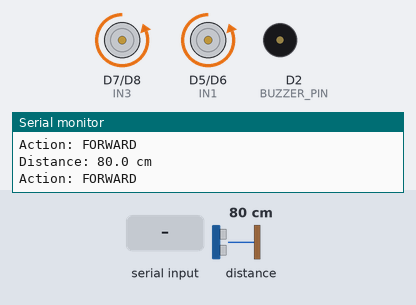
The sketch below on a simulated ESP8266 (NodeMCU). Shown: motor-driver pin pairs drawn as motors (green arrow = first pin HIGH = forward, orange = second pin HIGH = backward, longer = more drive), buzzer (waves = sounding, pin HIGH), the last lines printed to the serial monitor. Wiring (inferred from the names in the program): ultrasonic range finder: trigger D4; echo D3. Inputs (shaded band) come from the test bench; at power-on: distance to the obstacle 80 cm. The echo pulse lasts 58.3 µs per cm; pins used as bus, display or sensor lines are not drawn.

Above: at 1.2 s.
1.3 s: distance to the obstacle set to 17 cm
2.8 s: distance to the obstacle set to 13 cm
At 2.91 s:
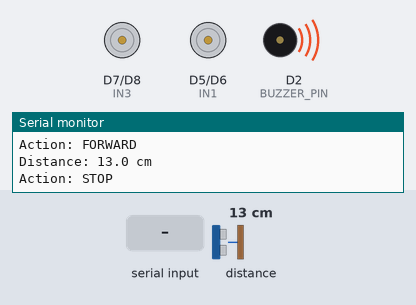
5.8 s: "F" received over Serial
8.8 s: "B" received over Serial
11.8 s: distance to the obstacle set to 18 cm
At 12.4 s:
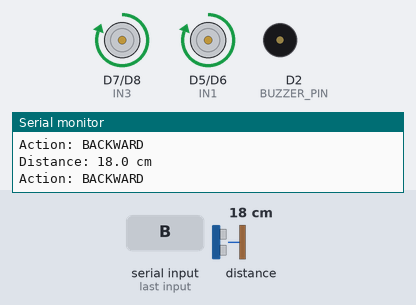
13.3 s: "L" received over Serial
At 14.5 s:
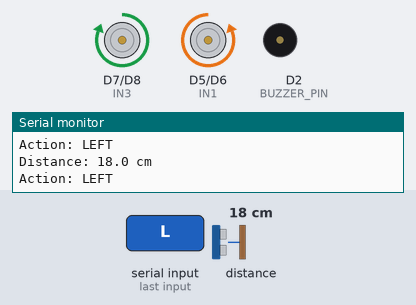
Timing chart, 0 to 15.8 s (numbered marks = the images above; inputs shaded):
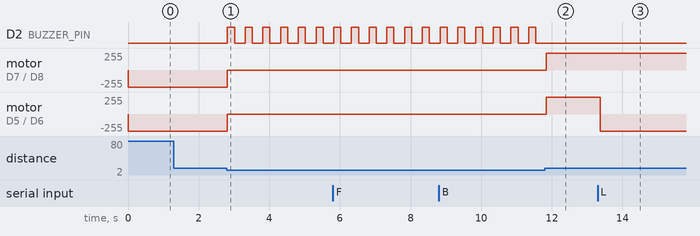

Measured:
- the behaviour switches between 15 and 14 cm on distance to the obstacle (found by bisection; images 0 and 1)
- after the input at 2.8 s, D2 (BUZZER_PIN): alternates HIGH for 0.20 s and LOW for 0.30 s, starting at once; motor on D7 (IN3) / D8 (IN4), motor on D5 (IN1) / D6 (IN2): backward 255/255 → stopped at once
- after the input at 11.8 s, D2 (BUZZER_PIN): stops changing and stays LOW; motor on D7 (IN3) / D8 (IN4), motor on D5 (IN1) / D6 (IN2): stopped → forward 255/255 after 0.05 s
- after the input at 13.3 s, motor on D5 (IN1) / D6 (IN2): forward 255/255 → backward 255/255 after 0.08 s

The sketch:

L298N.ino
```cpp
// ===== File: esp8266_l298_ultra_serial.ino =====
// NodeMCU ESP8266 + L298N + Ultrasonic + Buzzer
// Commands via Serial Monitor: F,B,L,R,S
// Stops + beeps if obstacle ≤ 15 cm

#define TRIG_PIN    D4   // Trigger
#define ECHO_PIN    D3   // Echo
#define BUZZER_PIN  D2   // Buzzer

// L298N pins
#define IN1 D5   // Left motor IN1
#define IN2 D6   // Left motor IN2
#define IN3 D7   // Right motor IN3
#define IN4 D8   // Right motor IN4

const int DISTANCE_THRESHOLD_CM = 15;
char currentCmd = 'F';  // Default forward

// ---- Motor control ----
void stopMotor() {
  digitalWrite(IN1, LOW); digitalWrite(IN2, LOW);
  digitalWrite(IN3, LOW); digitalWrite(IN4, LOW);
  Serial.println("Action: STOP");
}
void forwardMotor() {
  digitalWrite(IN1, LOW);  digitalWrite(IN2, HIGH);
  digitalWrite(IN3, LOW);  digitalWrite(IN4, HIGH);
  Serial.println("Action: FORWARD");
}
void backwardMotor() {
  digitalWrite(IN1, HIGH); digitalWrite(IN2, LOW);
  digitalWrite(IN3, HIGH); digitalWrite(IN4, LOW);
  Serial.println("Action: BACKWARD");
}
void leftTurn() {
  digitalWrite(IN1, LOW); digitalWrite(IN2, HIGH);
  digitalWrite(IN3, HIGH);  digitalWrite(IN4, LOW);
  Serial.println("Action: LEFT");
}
void rightTurn() {
  digitalWrite(IN1, HIGH);  digitalWrite(IN2, LOW);
  digitalWrite(IN3, LOW); digitalWrite(IN4, HIGH);
  Serial.println("Action: RIGHT");
}

// ---- Ultrasonic ----
float getDistanceCm() {
  digitalWrite(TRIG_PIN, LOW); delayMicroseconds(2);
  digitalWrite(TRIG_PIN, HIGH); delayMicroseconds(10);
  digitalWrite(TRIG_PIN, LOW);

  long duration = pulseIn(ECHO_PIN, HIGH, 30000UL);
  if (duration == 0) return 9999;  // timeout
  return (duration * 0.0343f) / 2.0f;
}
void beep() {
  digitalWrite(BUZZER_PIN, HIGH);
  delay(200);
  digitalWrite(BUZZER_PIN, LOW);
  delay(200);
}

// ---- Apply command ----
void applyCommand(char c) {
  switch (c) {
    case 'F': forwardMotor(); break;
    case 'B': backwardMotor(); break;
    case 'L': leftTurn(); break;
    case 'R': rightTurn(); break;
    default:  stopMotor(); break;
  }
}

void setup() {
  Serial.begin(9600);

  pinMode(TRIG_PIN, OUTPUT);
  pinMode(ECHO_PIN, INPUT);
  pinMode(BUZZER_PIN, OUTPUT);

  pinMode(IN1, OUTPUT); pinMode(IN2, OUTPUT);
  pinMode(IN3, OUTPUT); pinMode(IN4, OUTPUT);

  stopMotor();
  Serial.println("Ready. Send F,B,L,R,S over Serial.");
}

void loop() {
  // Read serial command
  if (Serial.available() > 0) {
    char c = Serial.read();
    if (c >= 'a' && c <= 'z') c -= 32;  // to uppercase
    if (c == 'F' || c == 'B' || c == 'L' || c == 'R' || c == 'S') {
      currentCmd = c;
      Serial.print("Cmd: "); Serial.println(currentCmd);
    }
  }

  // Distance check
  float d = getDistanceCm();
  Serial.print("Distance: "); Serial.print(d, 1); Serial.println(" cm");

  if (d <= DISTANCE_THRESHOLD_CM) {
    stopMotor();
    beep();
    Serial.println("Obstacle detected! STOP");
  } else {
    applyCommand(currentCmd);
  }

  delay(100);
}
```
